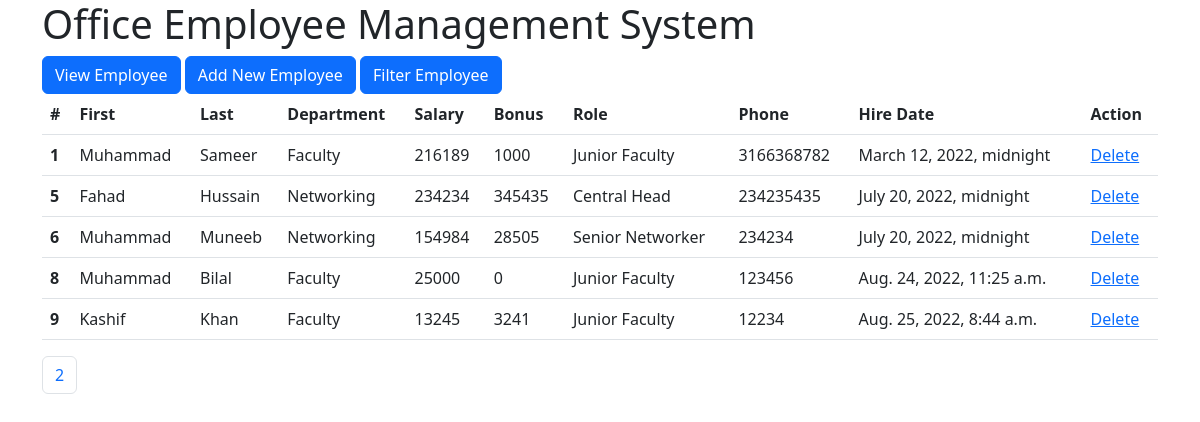
The app's page /view_emp/ with its own data.
### emp_app/models.py (models this page shows, shortened)
class Employee(models.Model):
    class EmployeeObjects(models.Manager):
        def get_queryset(self):
            return super().get_queryset()
    first_name = models.CharField(max_length=100,null=False)
    last_name = models.CharField(max_length=100)
    depart = models.ForeignKey(Department,on_delete=models.CASCADE)
    salary= models.IntegerField()
    bonus= models.IntegerField()
    author = models.ForeignKey(User,on_delete=models.CASCADE)
    role = models.ForeignKey(Role, on_delete=models.CASCADE)
    phone= models.IntegerField()
    hireDate = models.DateTimeField(default=timezone.now)
    objects = models.Manager()  # default manager
    employeeobjects = EmployeeObjects()  # custom manager

class Department(models.Model):
    name = models.CharField(max_length=50, null=False)
    location = models.CharField(max_length=50,default="Aptech North Karachi")
    def __str__(self):
        return self.name

class Role(models.Model):
    name = models.CharField(max_length=100,null=False)
    def __str__(self):
        return self.name

### emp_app/views.py (the view)
# urls.py: path("view_emp/",views.view_emp,name='view_emp'),
def view_emp(request):
    emps = Employee.objects.all()
    paginator = Paginator(emps,5)
    page_number = request.GET.get('page')
    finalPage = paginator.get_page(page_number)
    context = {
        'emps':finalPage
    }
    return render(request,"view_emp.html",context)

### emp_app/templates/view_emp.html (shortened to what this page needs)
<!doctype html>
<html lang="en">
  <head>
    <link href="https://cdn.jsdelivr.net/npm/bootstrap@5.2.0-beta1/dist/css/bootstrap.min.css" rel="stylesheet">
  </head>
  <body>
<div class="container">
    <h1>Office Employee Management System</h1>
    <a class="btn btn-primary" href="/view_emp" role="button">View Employee</a>
    <a class="btn btn-primary" href="/add_emp" role="button">Add New Employee</a>
    <a class="btn btn-primary" href="/filter_emp" role="button">Filter Employee</a>
    <table class="table">
        <thead>
          <tr>
            <th scope="col">#</th>
            <th scope="col">First</th>
            <th scope="col">Last</th>
            <th scope="col">Department</th>
            <th scope="col">Salary</th>
            <th scope="col">Bonus</th>
            <th scope="col">Role</th>
            <th scope="col">Phone</th>
            <th scope="col">Hire Date</th>
            <th scope="col">Action</th>
          </tr>
        </thead>
        <tbody>
            {% for emp in emps %}
          <tr>
            <th scope="row">{{emp.id}}</th>
            <td>{{emp.first_name}}</td>
            <td>{{emp.last_name}}</td>
            <td>{{emp.depart}}</td>
            <td>{{emp.salary}}</td>
            <td>{{emp.bonus}}</td>
            <td>{{emp.role}}</td>
            <td>{{emp.phone}}</td>
            <td>{{emp.hireDate}}</td>
            <td><a href="/dlt_emp/{{emp.id}}/">Delete</a></td>
          </tr>
            {% endfor %}
        </tbody>
      </table>
      <nav aria-label="Page navigation example">
        <ul class="pagination">
          {% if emps.has_previous %}
          <li class="page-item"><a class="page-link" href="/view_emp/?page={{emps.previous_page_number}}">Previous</a></li>
          {% elif emps|length > 4 %}
          <li class="page-item"><a class="page-link" href="/view_emp/?page=2">2</a></li>
          {% elif emps|length >= 5 %}
          <li class="page-item"><a class="page-link" href="/view_emp/?page=3  ">3</a></li>
          {% elif emps.has_next %}
          <li class="page-item"><a class="page-link" href="/view_emp/?page={{emps.next_page_number}}">Next</a></li>
          {% endif %}
        </ul>
      </nav>
</div>
</body>
</html>

### records on screen
Employee: id "1", first_name "Muhammad", last_name "Sameer", depart "Faculty", salary "216189", bonus "1000", role "Junior Faculty", phone "3166368782", hireDate "March 12, 2022, midnight"
Employee: id "5", first_name "Fahad", last_name "Hussain", depart "Networking", salary "234234", bonus "345435", role "Central Head", phone "234235435", hireDate "July 20, 2022, midnight"
Employee: id "6", first_name "Muhammad", last_name "Muneeb", depart "Networking", salary "154984", bonus "28505", role "Senior Networker", phone "234234", hireDate "July 20, 2022, midnight"
Employee: id "8", first_name "Muhammad", last_name "Bilal", depart "Faculty", salary "25000", bonus "0", role "Junior Faculty", phone "123456", hireDate "Aug. 24, 2022, 11:25 a.m."
Employee: id "9", first_name "Kashif", last_name "Khan", depart "Faculty", salary "13245", bonus "3241", role "Junior Faculty", phone "12234", hireDate "Aug. 25, 2022, 8:44 a.m."
